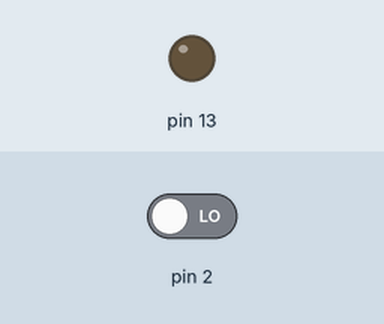
The sketch below on a simulated Arduino Uno, built with avr-gcc and run on an emulated ATmega328P. Shown: output pins drawn as LEDs (lit = HIGH). The inputs (shaded band) are chosen by the test bench; at power-on: pin 2 LOW.

Above: at 2.8 s.
2.9 s: pin 2 driven HIGH
At 3.6 s:
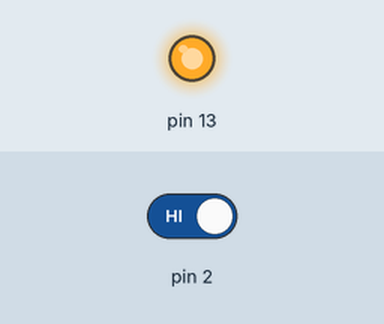
4.5 s: pin 2 driven LOW
At 6.4 s:
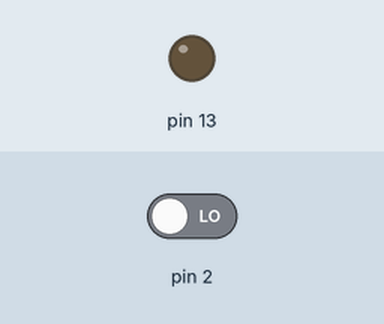
Timing chart, 0 to 7.9 s (numbered marks = the images above; inputs shaded):
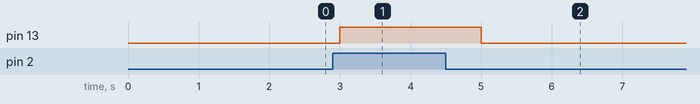

Measured:
- after the input at 2.9 s, pin 13: LOW → HIGH after 0.10 s
- after the input at 4.5 s, pin 13: HIGH → LOW after 0.50 s

The sketch:

04-DigitalReadSimples.ino
```cpp
void setup()
{
  pinMode(13, OUTPUT);
  pinMode(2, INPUT);
}

void loop()
{
  if (digitalRead(2)){
    digitalWrite(13, HIGH);
  }
  else{
    digitalWrite(13, LOW);
  }
  delay(1000); // espera por 1000 milissegundos(1 s)
}
```
